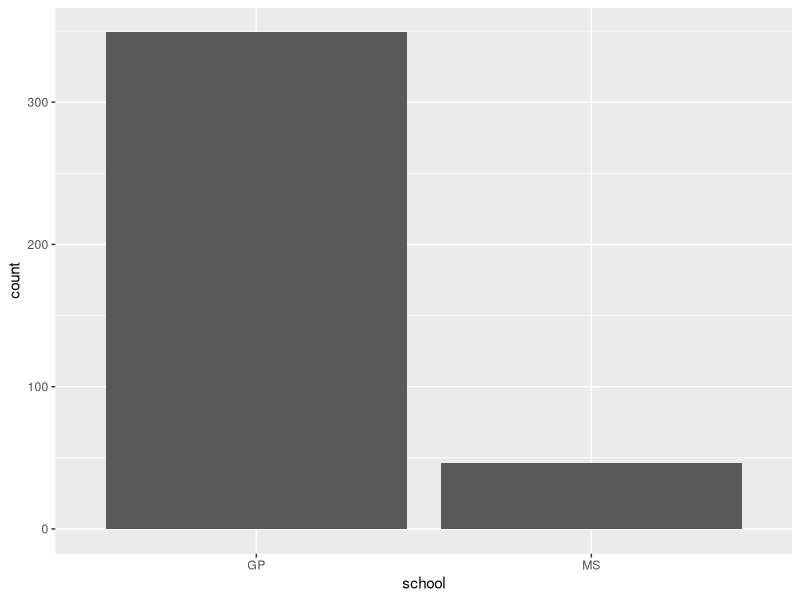
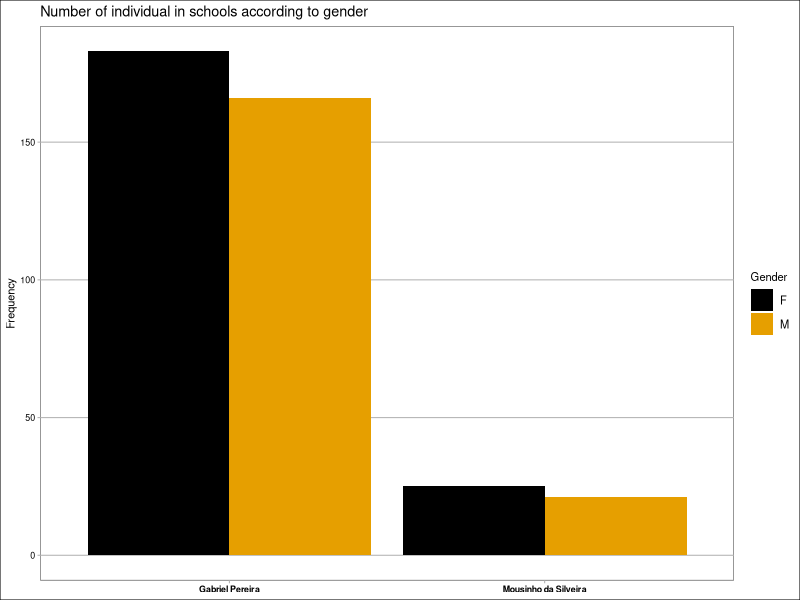

The R script that drew these images, in order:
## ---- chunk 1
#| message: false
#| warning: false
#| echo: false

library(tidyverse)
library(readxl)
library(knitr)
library(ggthemes)
library(broom)
## ---- chunk 2
math_score <-  read_excel("data/student-performance/student-math.xlsx")
## ---- chunk 3
math_score |> select(1:6) |> 
  head() |> 
  kable()
## ---- chunk 4
math_score |> 
  ggplot(aes(school)) +
  geom_bar()
## ---- chunk 5
math_score <- math_score |> 
  mutate(
    total_score = g1 + g2 + g3,
    percent_score = total_score/60 * 100,
    internet = ifelse(internet == "no", FALSE, TRUE),
    across(where(is.character), factor)
  )
## ---- chunk 6
#| warning: false

math_score |> 
  mutate(
    school = factor(
      school,
      levels = c("GP", "MS"),
      labels = c("Gabriel Pereira", "Mousinho da Silveira")
    )
  ) |>  
  ggplot(aes(school, fill = sex)) +
  geom_bar(
    position = "dodge"
  ) +
  labs(
    title = "Number of individual in schools according to gender",
    y = "Frequency",
    fill = "Gender"
  ) +
  scale_fill_colorblind() +
  theme_calc(base_size = 8) +
  theme(
    axis.title.x = element_blank(), 
    axis.text.x = element_text(face = "bold")
  ) 
## ---- chunk 7
math_score_model_1 <-  lm(
  percent_score ~ age, 
  data = math_score
)

summary(math_score_model_1)
## ---- chunk 8
#| include: false
augment(math_score_model_1)
## ---- chunk 9
glance(math_score_model_1) |> 
  select(1:6) |> 
  set_names(c("rsq", "adj_rsq", "sig",
              "stats", "p_value", "df")) |> 
  kable()
## ---- chunk 10
tidy(math_score_model_1) |> 
  kable()
